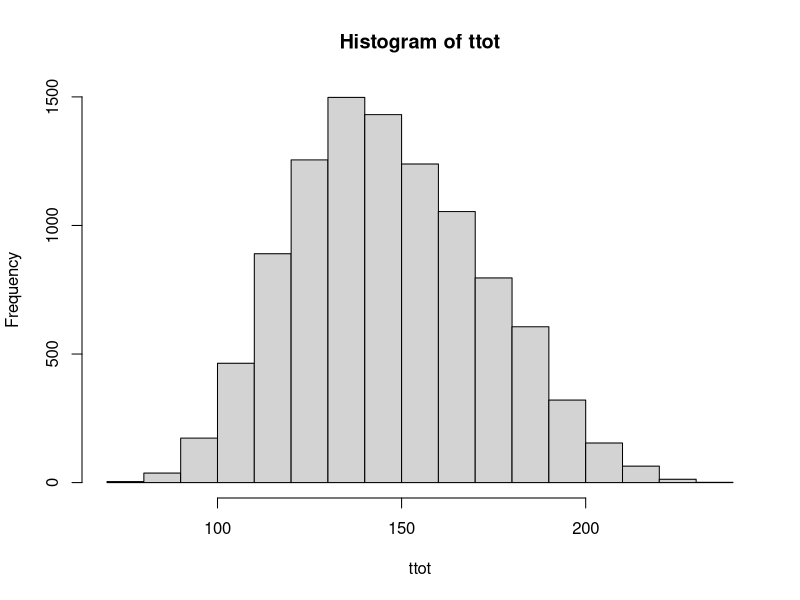
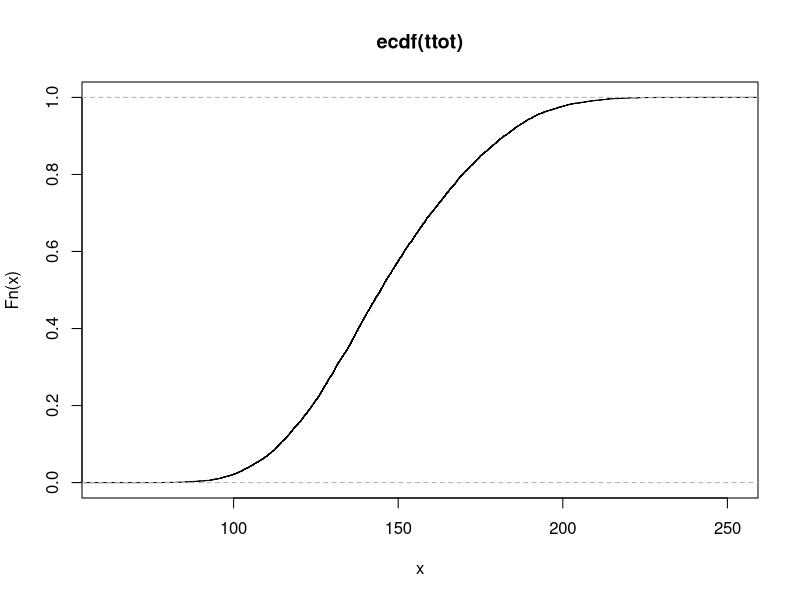

Reproduce these figures in R, in order.
#Monte carlo simulation of a project whose tasks can be described by
#triangular distributions.
#see:
#https://eight2late.wordpress.com/2018/03/27/a-gentle-introduction-to-monte-carlo-simulation-for-project-managers/

rm(list=ls())

# The simulation uses the inverse transform method, which requires knowledge
# of the inverse of the cumulative distribution. In the case of the triangular
# distribution, this inverse can be calculated exactly (see 
# https://vimeo.com/308821283. In more general cases one would have to 
# use numerical inversion techniques.

inv_triangle_cdf <- function(P, vmin, vml, vmax){

  Pvml <- (vml-vmin)/(vmax-vmin)
  
  return(ifelse(P < Pvml,
                vmin + sqrt(P*(vml-vmin)*(vmax-vmin)),
                vmax - sqrt((1-P)*(vmax-vml)*(vmax-vmin))))
}

#no of simulation trials
n=10000

#read in duration data

task_durations <- read.csv(file="./session1/task_durations.csv", stringsAsFactors = F)
str(task_durations)


#set seed for reproducibility
set.seed(42)

#create data frame with rows = number of trials and cols = number of tasks
tsim <- as.data.frame(matrix(nrow=n,ncol=nrow(task_durations)))

# for each task
for (i in 1:nrow(task_durations)){
  #set task costs
  vmin <- task_durations$tmin[i]
  vml <- task_durations$tml[i]
  vmax <- task_durations$tmax[i]
  
  #generate n random numbers (one per trial)
  psim <- runif(n)
  #simulate n instances of task
  tsim[,i] <- inv_triangle_cdf(psim,vmin,vml,vmax) 
}

#sum costs for each trial
ttot <- pmax(tsim[,1], tsim[,2]) + tsim[,3] + tsim[,4] 
ttot

#cost distribution
hist(ttot)

#mean, max, min and median cost
mean(ttot)
max(ttot)
min(ttot)
median(ttot)

#standard deviation
sd(ttot)

#plot cdf
plot(ecdf(ttot))

# costs corresponding to 5, 50 and 95% chance
quantile(ecdf(ttot),c(0.05,0.5,0.95),type=7)

#can find the chance of the cost coming in under  by trial and error
#or inverting the ecdf
quantile(ecdf(ttot),.59,type=7)

#Exercise: estimate cost.




